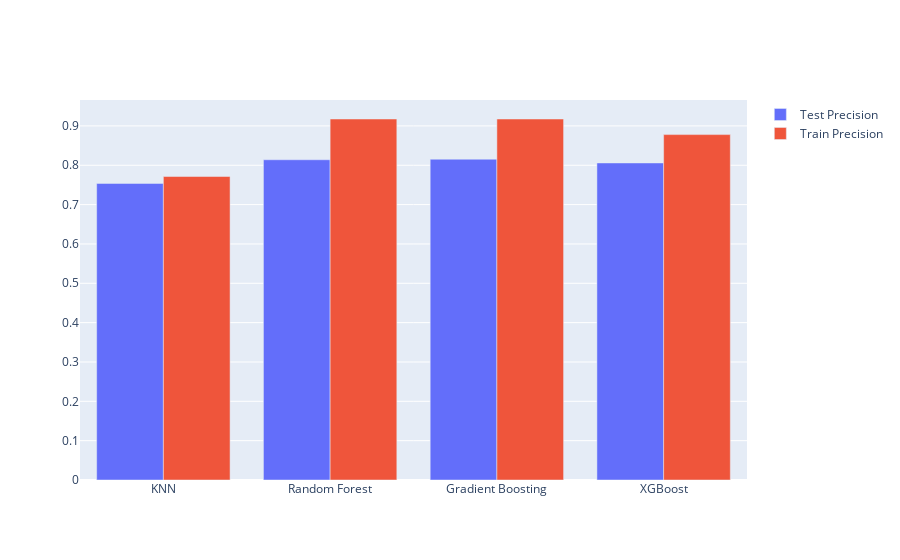

The code cell stored with this chart in its notebook:
### Code cell
fig = go.Figure(data=[
    go.Bar(name='Test Precision', x=all_scores_df.model, y=all_scores_df.test_precision),
    go.Bar(name='Train Precision', x=all_scores_df.model, y=all_scores_df.train_precision)
])
# Change the bar mode
fig.update_layout(barmode='group')
fig.show()

### Figure 1 — Plotly figure (JSON) as saved in the notebook; plotly's stock layout.template omitted (floating-point values rounded to 4 significant figures)
{"data": [{"name": "Test Precision", "type": "bar", "x": ["KNN", "Random Forest", "Gradient Boosting", "XGBoost"], "y": [0.7539, 0.814, 0.8154, 0.8059]}, {"name": "Train Precision", "type": "bar", "x": ["KNN", "Random Forest", "Gradient Boosting", "XGBoost"], "y": [0.7714, 0.9176, 0.9176, 0.878]}], "layout": {"barmode": "group"}}
